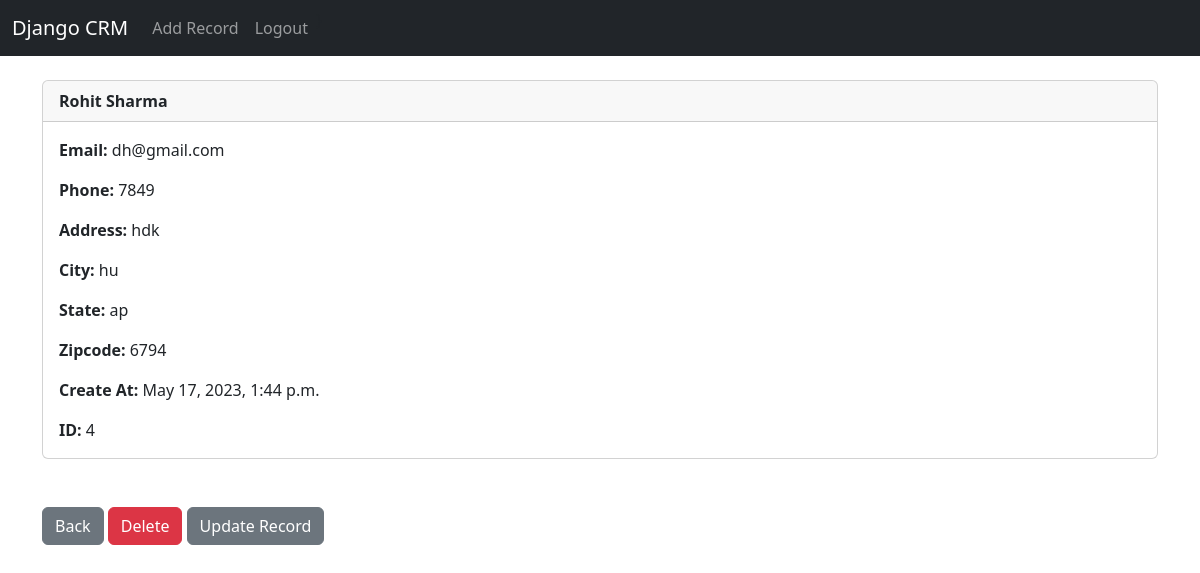
The app's page /record/4 (signed in) with its own data.
### website/models.py (models this page shows, shortened)
class Record(models.Model):
    create_at = models.DateTimeField(auto_now_add=True)
    first_name = models.CharField(max_length=50)
    last_name = models.CharField(max_length=50)
    email = models.CharField(max_length=50)
    phone = models.CharField(max_length=15)
    address = models.CharField(max_length=100)
    city = models.CharField(max_length=50)
    state = models.CharField(max_length=50)
    zip_code = models.CharField(max_length=10)

### website/views.py (the view)
# urls.py: path('record/<int:pk>', views.customer_record, name='record'),
def customer_record(request, pk):
	if request.user.is_authenticated:
		customer_record = Record.objects.get(id=pk)
		return render(request, 'record.html', {'customer_record': customer_record})
	else:
		messages.success(request, "you must be logged in to the view page")
		return redirect('home')

### website/templates/record.html
{% extends 'base.html' %}
{% block content %}
<div class="card">
  <div class="card-header"><strong>
    	{{ customer_record.first_name }}
		{{ customer_record.last_name }}</strong>
  </div>
  <div class="card-body">
<p class="card-text">
<strong>Email: </strong>{{ customer_record.email }}</p>
<p class="card-text">
<strong>Phone: </strong>{{ customer_record.phone }}
</p>
<p class="card-text">
<strong>Address: </strong>{{ customer_record.address }}</p>
<p class="card-text">
<strong>City: </strong>{{ customer_record.city }}</p>
<p class="card-text">
<strong>State: </strong>{{ customer_record.state }}</p>
<p class="card-text">
<strong>Zipcode: </strong>{{ customer_record.zip_code }}</p>
<p class="card-text">
<strong>Create At: </strong>{{ customer_record.create_at }}</p>
<p class="card-text">
<strong>ID: </strong>{{ customer_record.id }}</p>
  </div>
</div>
<br/><br/>
<a href="{% url 'home' %}" class="btn btn-secondary">Back</a>
<a href="{% url 'delete_record'  customer_record.id%}" class="btn btn-danger">Delete</a>
<a href="{% url 'update_record' customer_record.id %}" class="btn btn-secondary">Update Record</a>
{% endblock %}}

### records on screen
Record: first_name "Rohit", last_name "Sharma", email "dh@gmail.com", phone "7849", address "hdk", city "hu", state "ap", zip_code "6794", create_at "May 17, 2023, 1:44 p.m.", id "4"
